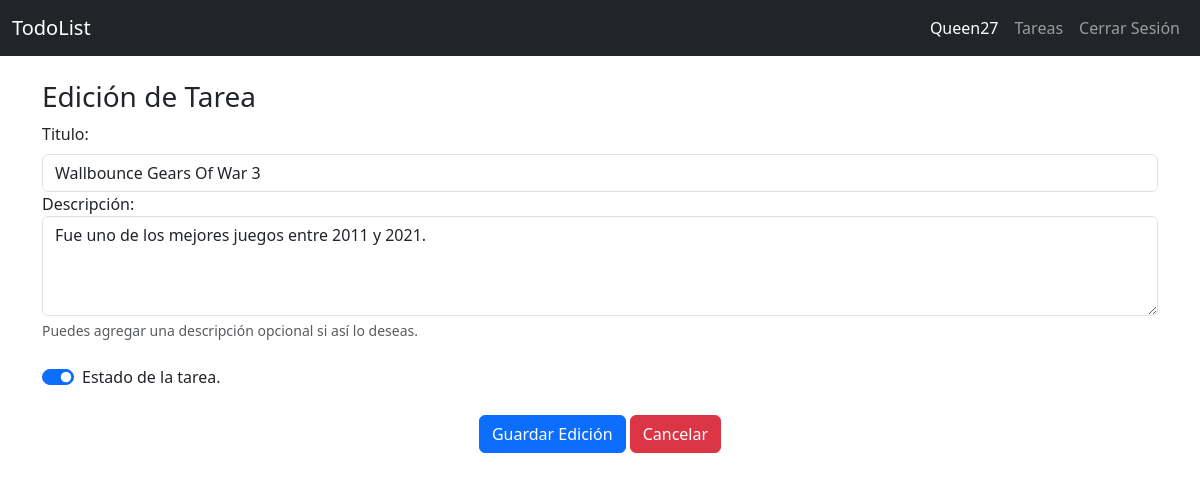
The app's page /todo/edit/3 (signed in) with its own data.
### todor/models.py (models this page shows, shortened)
class User(db.Model):
    id = db.Column(db.Integer, primary_key=True)
    username = db.Column(db.String(20), unique=True, nullable=False)
    password = db.Column(db.Text, nullable=False)

class Todo(db.Model):
    id = db.Column(db.Integer, primary_key=True)
    created_by = db.Column(db.Integer, db.ForeignKey('user.id'), nullable=False)
    title = db.Column(db.String(100), nullable=False)
    desc = db.Column(db.Text)
    state = db.Column(db.Boolean, default=False)

### todor/todo.py (the view)
@bp.route('/edit/<int:id>', methods=['GET', 'POST'])
@login_required  # * AGREGAMOS EL DECORADOR PARA QUE REQUIERA INICIAR SESION EN ESTA PANTALLA
def edit(id):
    todo = get_todo(id)
    if request.method == 'POST':
        todo.title = request.form['titulo_tarea_nueva']
        todo.desc = request.form['descripcion_tarea']
        todo.state = True if request.form.get('state') == 'on' else False
        db.session.commit()
        return redirect(url_for('todo.index'))
    else:
        return render_template('todo/update.html', todo=todo)

### todor/auth.py (called while the page is built)
@bp.before_app_request  # ! REGISTRAMOS ESTA FUNCION Y QUE SE EJECUTE EN CADA PETICION !
def load_logged_in_user():
    user_id = session.get('user_id')
    if user_id != None:
        g.user = User.query.get_or_404(user_id)
    else:
        g.user = None

def login_required(view):
    @functools.wraps(view) # * ANIDAMOS UNA FUNCION A ESTE DECORADOR
    def wrapped_view(**kwargs):# * RECIBE PARAMETROS INDEFINIDOS COMO EL NOMBRE
        if g.user != None:
            return view(**kwargs)
        else:
           return redirect(url_for('auth.login'))
    return wrapped_view

### todor/todo.py (called while the page is built)
def get_todo(id):
    todo = Todo.query.get_or_404(id)
    return todo

### todor/templates/todo/update.html
{% extends 'base.html' %}
{% block content %}
<section class="container-sm">
    <br>
    <h3>{% block title %}Edición de Tarea{% endblock %}</h3>
    <form action="" method="post">
        <div class="form-group">
            <label for="titulo_tarea_nueva" class="form-label">Titulo: </label>
            <input type="text" class="form-control" id="titulo_tarea_nueva" name="titulo_tarea_nueva" required
                minlength="4" maxlength="40" value="{{ todo.title }}">
        </div>
        <div class="form-group">
            <label for="descripcion_tarea">Descripción: </label>
            <textarea class="form-control" placeholder="Descripción" id="descripcion_tarea" name="descripcion_tarea"
                style="height: 100px">{{ todo.desc }}</textarea>
            <div class="form-text">Puedes agregar una descripción opcional si así lo deseas.</div>
        </div>
        <br>
        <div class="form-check form-switch">
            <label class="form-check-label" for="state">Estado de la tarea.</label>
            <input class="form-check-input" type="checkbox" id="state" name="state" {% if todo.state == True %} checked {% endif %}>
        </div>
        <br>
        <div class="text-center">
            <input type="submit" class="btn btn-primary" value="Guardar Edición"></input>
            <a href="{{ url_for('todo.index') }}" class="btn btn-danger">Cancelar</a>
        </div>
    </form>
</section>
{% endblock %}

### todor/templates/base.html (shortened to what this page needs)
<!DOCTYPE html>
<html lang="en">
<head>
    <link href="https://cdn.jsdelivr.net/npm/bootstrap@5.3.0/dist/css/bootstrap.min.css" rel="stylesheet"
>
</head>
<body>
    <nav class="navbar navbar-expand-sm navbar-dark bg-dark" data-bs-theme="dark">
        <div class="container-fluid">
            <a class="navbar-brand" href="{{ url_for('index') }}">TodoList</a>
            <div class="collapse navbar-collapse justify-content-end" id="navbarNav">
                <ul class="navbar-nav">
                    {% if g.user %}
                    <li class="nav-item">
                        <span title="Sesión de {{ g.user.username }}" class="nav-link active">{{ g.user.username }}</span>
                    </li>
                    <li class="nav-item">
                        <a title="Tareas" class="nav-link" href="{{ url_for('todo.index') }}">Tareas</a>
                    </li>
                    <li class="nav-item">
                        <a title=" Cerrar Sesión de {{ g.user.username }}" class="nav-link" href="{{ url_for('auth.logout') }}">Cerrar Sesión</a>
                    </li>
                    {% endif %}
                </ul>
            </div>
        </div>
    </nav>
    {% block content %}{% endblock %}
</body>
</html>

### records on screen
User: user.username "Queen27"
Todo: titulo_tarea_nueva "Wallbounce Gears Of War 3", descripcion_tarea "Fue uno de los mejores juegos entre 2011 y 2021.", state "☑"
